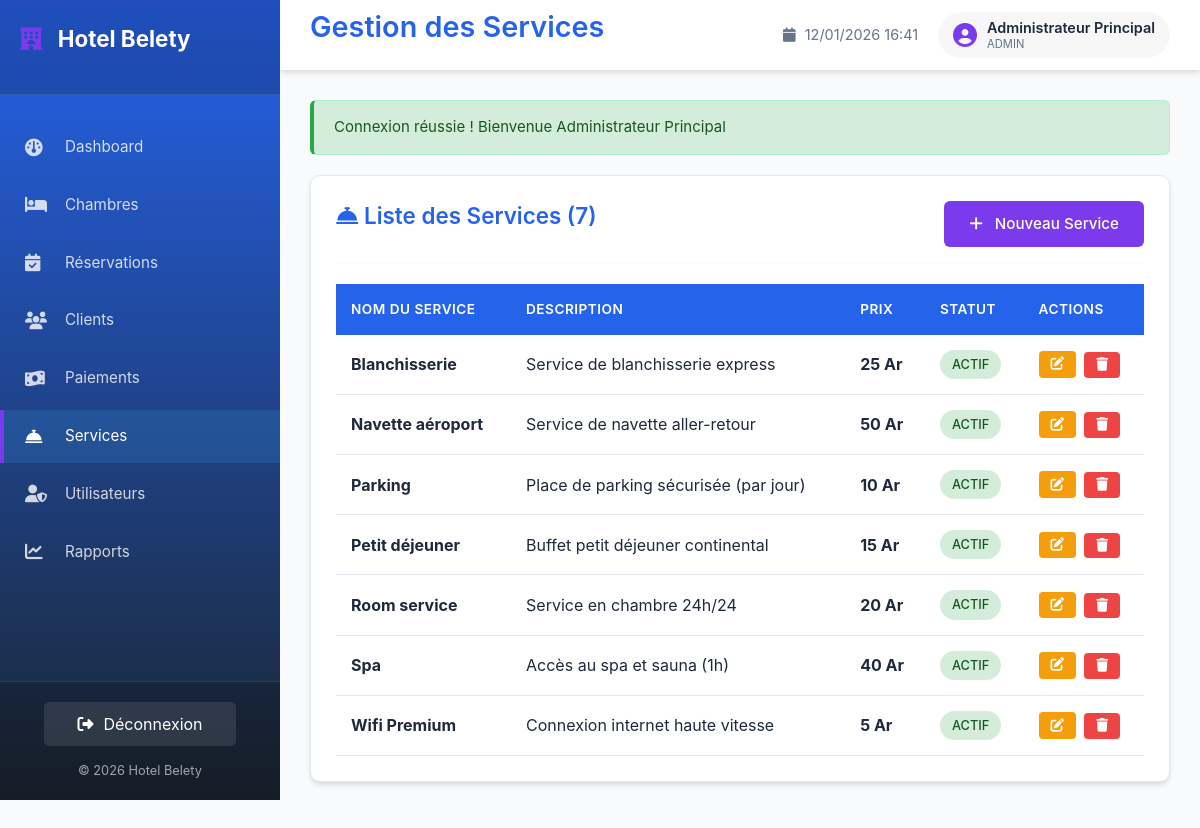
Screenshot of /services.php (signed in) with the database file from the repository.
### tables this page shows
CREATE TABLE IF NOT EXISTS services (
    id INT AUTO_INCREMENT PRIMARY KEY,
    service_name VARCHAR(100) NOT NULL,
    description TEXT,
    price DECIMAL(10,2) NOT NULL,
    is_active BOOLEAN DEFAULT TRUE,
    created_at TIMESTAMP DEFAULT CURRENT_TIMESTAMP
);

### services.php (the view, shortened to what this page needs)
<?php
require_once 'includes/config.php';
$services = $pdo->query("SELECT * FROM services ORDER BY service_name")->fetchAll();
include 'includes/header.php';
?>
<div class="card">
    <div class="card-header">
        <h2><i class="fas fa-concierge-bell"></i> Liste des Services (<?php echo count($services); ?>)</h2>
        <button class="btn btn-primary" onclick="openModal('addServiceModal')">
            <i class="fas fa-plus"></i> Nouveau Service
        </button>
    </div>
    <div class="table-container">
        <table>
            <thead>
                <tr>
                    <th>Nom du service</th>
                    <th>Description</th>
                    <th>Prix</th>
                    <th>Statut</th>
                    <th>Actions</th>
                </tr>
            </thead>
            <tbody>
                <?php if (empty($services)): ?>
                <tr>
                    <td colspan="5" class="text-center">Aucun service trouvé</td>
                </tr>
                <?php else: ?>
                    <?php foreach ($services as $service): ?>
                    <tr>
                        <td><strong><?php echo htmlspecialchars($service['service_name']); ?></strong></td>
                        <td><?php echo htmlspecialchars($service['description'] ?: '-'); ?></td>
                        <td><strong><?php echo formatPrice($service['price']); ?></strong></td>
                        <td>
                            <?php if ($service['is_active']): ?>
                                <span class="badge badge-success">Actif</span>
                            <?php else: ?>
                                <span class="badge badge-secondary">Inactif</span>
                            <?php endif; ?>
                        </td>
                        <td>
                            <div class="actions">
                                <button onclick="editService(<?php echo htmlspecialchars(json_encode($service)); ?>)"
                                        class="action-btn action-btn-edit">
                                    <i class="fas fa-edit"></i>
                                </button>
                                <form method="POST" style="display: inline;"
                                      onsubmit="return confirmDelete('Êtes-vous sûr de vouloir supprimer ce service ?')">
                                    <button type="submit" class="action-btn action-btn-delete">
                                        <i class="fas fa-trash"></i>
                                    </button>
                                </form>
                            </div>
                        </td>
                    </tr>
                    <?php endforeach; ?>
                <?php endif; ?>
            </tbody>
        </table>
    </div>
</div>
<?php include 'includes/footer.php'; ?>

### css/style.css (style rules this page uses)
:root { --primary-color: #2563eb; --primary-hover: #1d4ed8; --secondary-color: #7c3aed; --success-color: #10b981; --danger-color: #ef4444; --warning-color: #f59e0b; --info-color: #3b82f6; --light-bg: #f8fafc; --dark-text: #1e293b; --light-text: #64748b; --white: #ffffff; --border-color: #e2e8f0; --card-bg: #ffffff; --shadow: 0 4px 6px -1px rgba(0, 0, 0, 0.1), 0 2px 4px -1px rgba(0, 0, 0, 0.06); --sidebar-width: 280px; --header-height: 70px; --transition: all 0.3s cubic-bezier(0.4, 0, 0.2, 1); --radius: 0.5rem; }
* { margin: 0; padding: 0; box-sizing: border-box; }
html { scroll-behavior: smooth; }
body { font-family: 'Inter', -apple-system, BlinkMacSystemFont, 'Segoe UI', Roboto, Oxygen, Ubuntu, Cantarell, 'Open Sans', 'Helvetica Neue', sans-serif; background-color: var(--light-bg); color: var(--dark-text); line-height: 1.5; -webkit-font-smoothing: antialiased; -moz-osx-font-smoothing: grayscale; }
button, .btn { cursor: pointer; transition: var(--transition); border: none; outline: none; font-family: inherit; }
h1, h2, h3, h4, h5, h6 { font-weight: 600; line-height: 1.25; margin-bottom: 1rem; color: var(--dark-text); }
h2 { font-size: 1.875rem; }
.card { background: var(--card-bg); border-radius: var(--radius); box-shadow: var(--shadow); padding: 1.5rem; margin-bottom: 1.5rem; transition: var(--transition); border: 1px solid var(--border-color); }
.btn { display: inline-flex; align-items: center; justify-content: center; padding: 0.5rem 1.25rem; border-radius: var(--radius); font-weight: 500; font-size: 0.9375rem; line-height: 1.5; transition: var(--transition); }
.btn i { margin-right: 0.5rem; }
.btn-primary { background-color: var(--primary-color); color: white; }
.card { background: var(--white); border-radius: 10px; padding: 25px; box-shadow: var(--shadow); margin-bottom: 25px; }
.card-header { display: flex; justify-content: space-between; align-items: center; margin-bottom: 20px; padding-bottom: 15px; border-bottom: 2px solid var(--light-bg); }
.card-header h2 { font-size: 1.4rem; color: var(--primary-color); }
.btn { display: inline-block; padding: 12px 25px; border: none; border-radius: 6px; font-size: 0.95rem; font-weight: 500; cursor: pointer; text-decoration: none; transition: all 0.3s ease; text-align: center; }
.btn i { margin-right: 8px; }
.btn-primary { background: var(--secondary-color); color: var(--white); }
.table-container { overflow-x: auto; margin-top: 20px; }
table { width: 100%; border-collapse: collapse; background: var(--white); }
thead { background: var(--primary-color); color: var(--white); }
thead th { padding: 15px; text-align: left; font-weight: 600; text-transform: uppercase; font-size: 0.85rem; letter-spacing: 0.5px; }
tbody tr { border-bottom: 1px solid var(--border-color); transition: background 0.2s ease; }
tbody td { padding: 15px; color: var(--dark-text); }
.badge { display: inline-block; padding: 5px 12px; border-radius: 20px; font-size: 0.8rem; font-weight: 500; text-transform: uppercase; }
.badge-success { background: #d4edda; color: #155724; }
.actions { display: flex; gap: 8px; }
.action-btn { padding: 6px 12px; border: none; border-radius: 4px; cursor: pointer; font-size: 0.85rem; transition: all 0.3s ease; text-decoration: none; display: inline-flex; align-items: center; gap: 5px; }
.action-btn-edit { background: var(--warning-color); color: var(--white); }
.action-btn-delete { background: var(--danger-color); color: var(--white); }

### rows the page displays
services: service_name "Blanchisserie", description "Service de blanchisserie express", price "25 Ar", is_active "ACTIF"
services: service_name "Navette aéroport", description "Service de navette aller-retour", price "50 Ar", is_active "ACTIF"
services: service_name "Parking", description "Place de parking sécurisée (par jour)", price "10 Ar", is_active "ACTIF"
services: service_name "Petit déjeuner", description "Buffet petit déjeuner continental", price "15 Ar", is_active "ACTIF"
services: service_name "Room service", description "Service en chambre 24h/24", price "20 Ar", is_active "ACTIF"
services: service_name "Spa", description "Accès au spa et sauna (1h)", price "40 Ar", is_active "ACTIF"
services: service_name "Wifi Premium", description "Connexion internet haute vitesse", price "5 Ar", is_active "ACTIF"

### other values shown
$page_title "Gestion des Services"
$_SESSION['full_name'] "Administrateur Principal"
$_SESSION['role'] "ADMIN"
$_SESSION['success_message'] "Connexion réussie ! Bienvenue Administrateur Principal"
count($services) "7"
